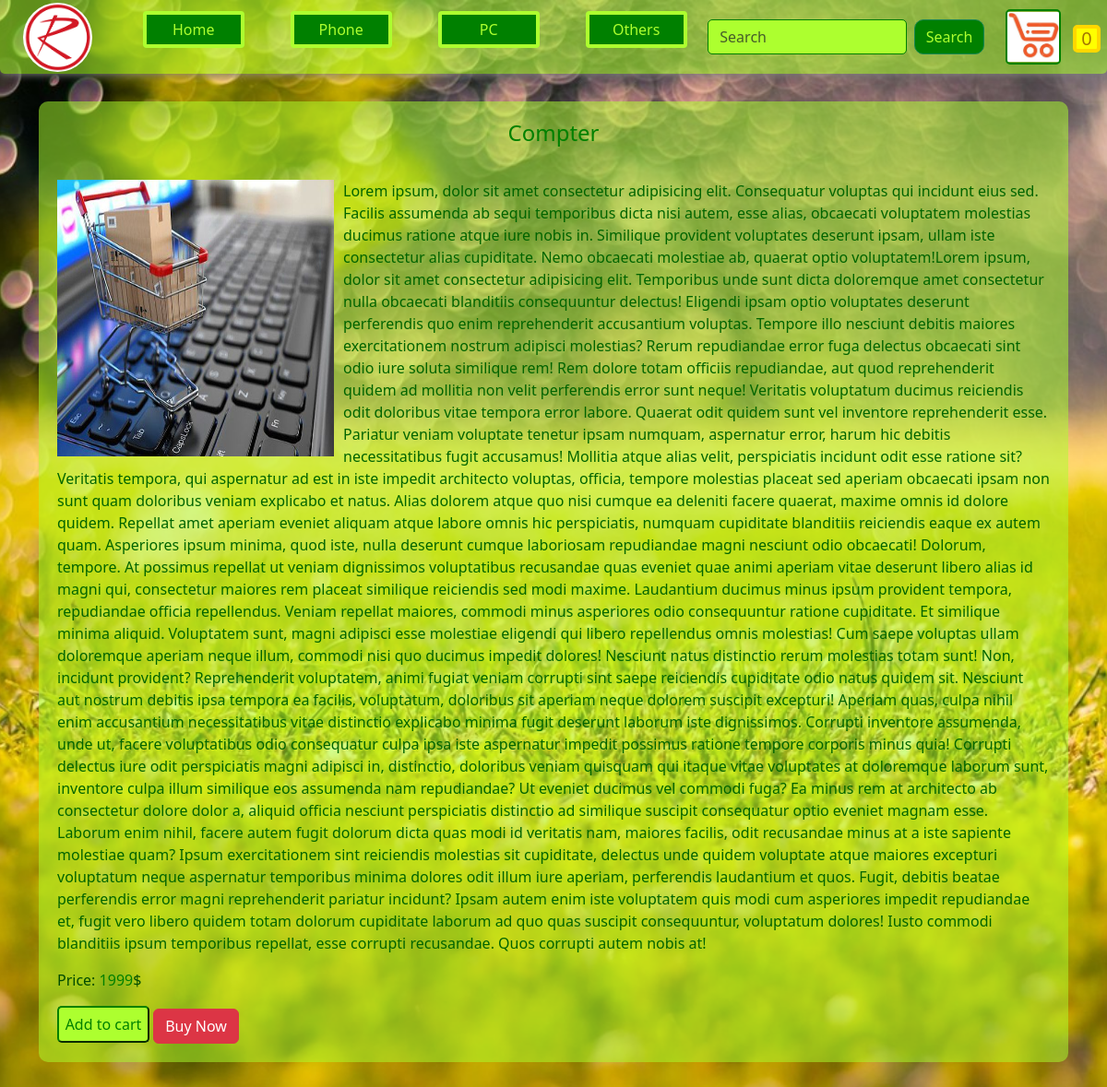
/product/1/, run on the app's committed database.
### shop/models.py (models this page shows, shortened)
class Category(models.Model):
    title = models.CharField(max_length=150)
    def get_absolute_url(self):
        return reverse('post_list_url', kwargs={'pk': self.pk})

class Product(models.Model):
    product_name = models.CharField(max_length=250, db_index=True)
    product_description = models.TextField(blank=True, db_index=True)
    product_price = models.IntegerField()
    image = models.ImageField(upload_to='images/', default='images/default.jpg')
    cat = models.ForeignKey('Category', on_delete=models.PROTECT, null=True, related_name='products')

### shop/views.py (the view)
# urls.py: path('product/<int:pk>/', ProductDetailView.as_view(), name='product_detail_url'),
class ProductDetailView(DetailView, CategoryMixin):
    model = Product

### shop/util.py (called while the page is built)
    def get_context_data(self, **kwargs):
        context = super().get_context_data(**kwargs)
        context['category_list'] = Category.objects.all()
        return context

### shop/templates/shop/product_detail.html (shortened to what this page needs)
{% extends "shop/index.html" %}
{% block content %}
<div class="item-page">
    <h1 class="products__title">{{product.product_name}}</h1>
    <img class="item-page__img" src="{{product.image.url}}" alt="">
    <p class="item-page__desc">{{product.product_description}}</p>
    <p class="product__price">Price: <span class="products__price">{{product.product_price}}</span>$</p>
    <button data-id="{{product.id}}" class="butn products__btn">Add to cart</button>
    <button type="button" class="btn btn-danger" data-bs-toggle="modal" data-bs-target="#exampleModal">
        Buy Now
    </button>
</div>
{% endblock content %}

### shop/templates/shop/index.html (shortened to what this page needs)
<!DOCTYPE html>
{% load static %}
<html lang="en">
<head>
    <link href="https://cdn.jsdelivr.net/npm/bootstrap@5.3.0-alpha1/dist/css/bootstrap.min.css" rel="stylesheet"
>
    <link rel="stylesheet" href="{% static 'css/style.css' %}">
</head>
<body>
    <header class="header">
        <a href="{% url 'index_url' %}"><img src="{% static 'images/logo.png' %}" alt="Logo" class="logo"></a>
        <nav>
            <ul class="menu">
                <li><a href="{% url 'index_url' %}" class="menu__link">Home</a></li>
                {% for category in category_list %}
                <li><a href="{{category.get_absolute_url}}" class="menu__link">{{category.title}}</a></li>
                {% endfor %}
            </ul>
        </nav>
        <form class="search-form d-flex" role="search" action="{% url 'index_url' %}">
            <input class="search-form__input form-control me-2" type="search" placeholder="Search" aria-label="Search" name="search">
            <button class="search-form__submit btn btn-outline-success" type="submit">Search</button>
        </form>
        <div class="cart-icon" id="cart-icon">
            <span class="amount" id="amount"></span>
        </div>
    </header>
    <div class="container">
        {% block content %}{% endblock content %}
    </div>
</body>
</html>

### static/css/style.css (style rules this page uses)
* { box-sizing: border-box; }
body { background-image: url('../images/background.jpg'); background-repeat: no-repeat; background-size: cover; background-position: center; background-attachment: fixed; }
a { text-decoration: none; }
ul, ol, li { list-style: none; }
.container { width: 95%; max-width: 1500px; margin: 110px auto 50px; }
.header { display: flex; justify-content: space-between; align-items: center; position: fixed; left: 0; right: 0; top: 0; min-height: 80px; background-color: rgba(172, 255, 47, 0.555); border-bottom-left-radius: 5px; border-bottom-right-radius: 5px; box-shadow: 0 1px 8px 0 grey; padding-right: 50px; }
.logo { width: 75px; height: 75px; margin-left: 25px; border-radius: 100%; }
.menu { display: flex; gap: 50px; }
.menu__link { display: flex; justify-content: center; align-items: center; color: greenyellow; background-color: green; width: 110px; height: 40px; box-sizing: border-box; border: 4px solid greenyellow; border-radius: 4px; }
.search-form { display: flex; justify-content: center; align-items: center; max-width: 300px; }
.search-form__input { display: block; border-radius: 5px; border-color: green; background-color: greenyellow; color: greenyellow; }
.search-form__submit { background-color: green; color: greenyellow; border-radius: 10px; }
.cart-icon { width: 60px; height: 60px; position: relative; background-image: url('../images/cart.jpg'); background-size: contain; background-repeat: no-repeat; background-position: center; border: 2px solid green; border-radius: 5px; }
.amount { position: absolute; display: flex; align-items: center; justify-content: center; width: 30px; height: 30px; top: 15px; right: -45px; background-color: yellow; border: 4px solid gold; border-radius: 5px; font-size: 20px; color: rgb(163, 117, 0); }
.products__title { text-align: center; height: 40px; margin-bottom: 25px; font-size: x-large; color: green; }
.products__price { color: green; }
.products__btn { width: 100px; height: 40px; color: green; background-color: greenyellow; border-color: green; border-radius: 5px; }
.item-page { width: 100%; background-color: rgba(172, 255, 47, 0.514); background-repeat: no-repeat; background-size: cover; color: rgb(0, 75, 0); padding: 20px; animation: item-page .4s 1; border-radius: 10px; }
.item-page__desc { color: darkgreen; }
.item-page__img { width: 300px; height: 300px; background-size: cover; background-repeat: no-repeat; float: left; margin-right: 10px; }

### data on the page
Category: title "Phone"
Category: title "PC"
Category: title "Others"
Product: product_name "Compter", image (picture), product_description "Lorem ipsum, dolor sit amet consectetur adipisicing elit. Consequatur voluptas qui incidunt eius sed. Facilis assumenda ab sequi temporibus dicta nisi autem, esse alias, obcaecati voluptatem molestias ducimus ratione atque iure nobis in. Similique provident voluptates deserunt ipsam, ullam iste consectetur alias cupiditate. Nemo obcaecati molestiae ab, quaerat optio voluptatem!Lorem ipsum, dolor sit amet consectetur adipisicing elit. Temporibus unde sunt dicta doloremque amet consectetur nulla obcaecati blanditiis consequuntur delectus! Eligendi ipsam optio voluptates deserunt perferendis quo enim reprehenderit accusantium voluptas. Tempore illo nesciunt debitis maiores exercitationem…", product_price "1999"
